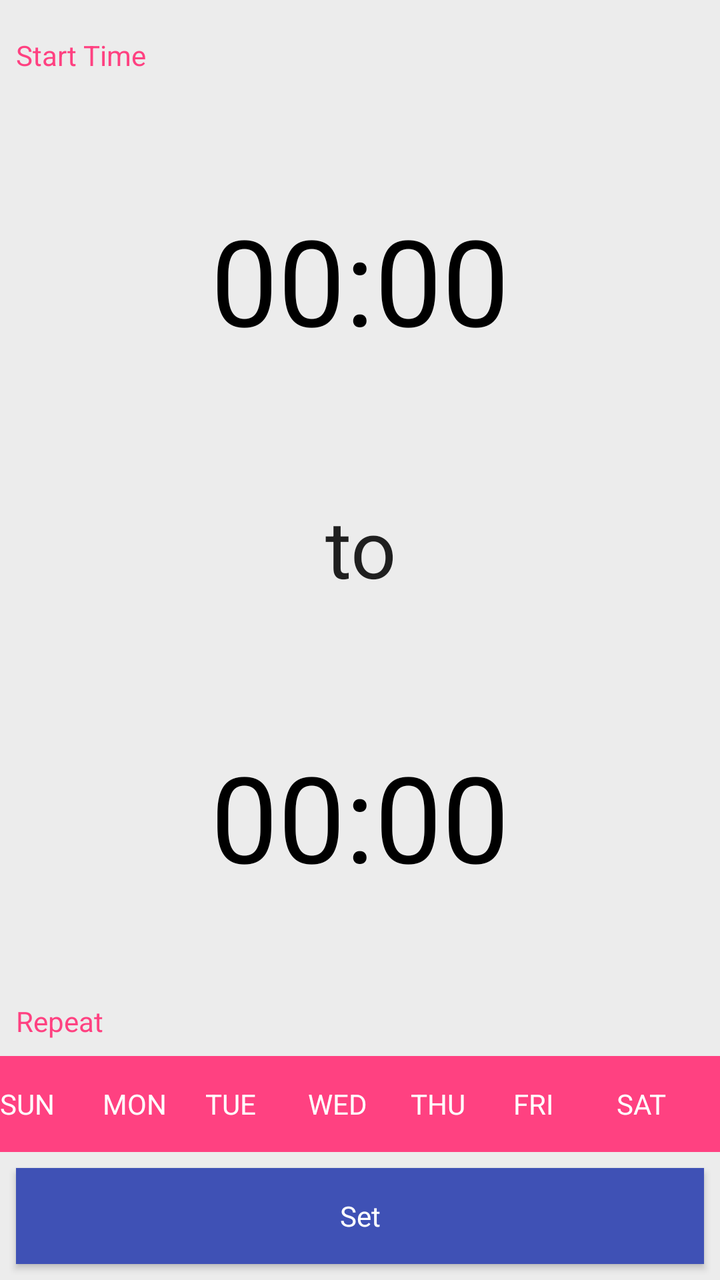
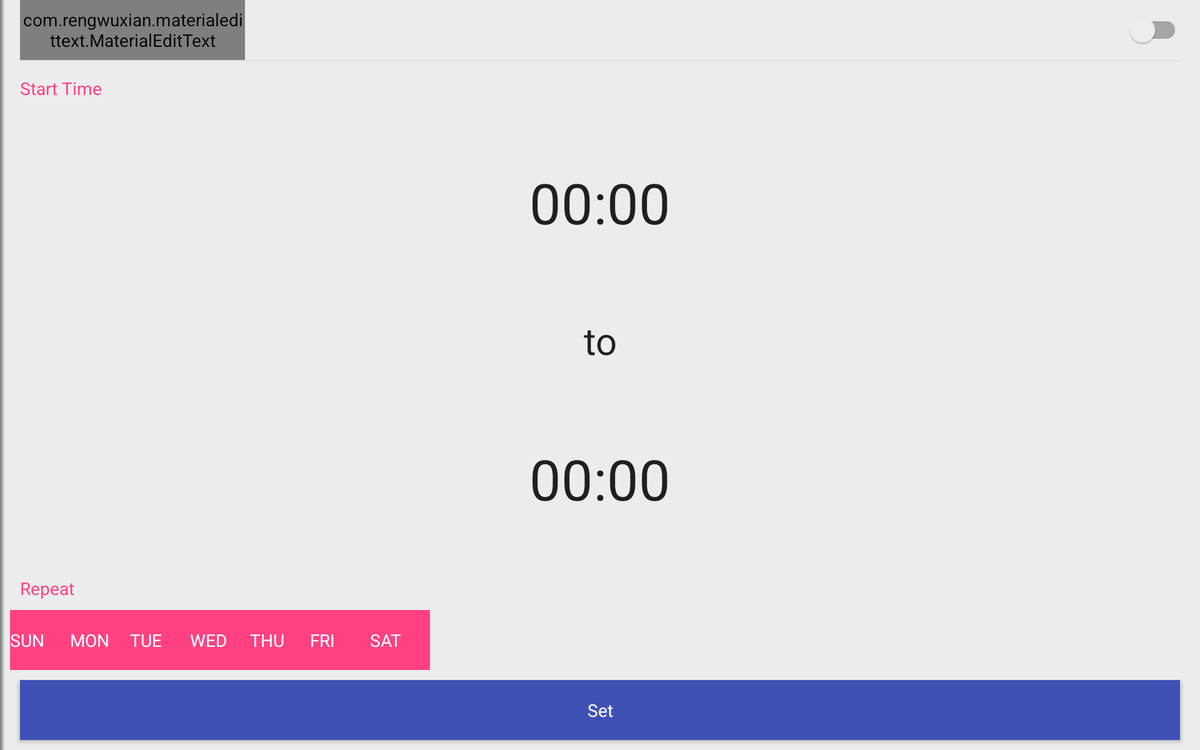

Compare how this app lays out the same screen by default and in its alternative resource folder. The renders come first, then the two layout files and the values they reference.
<!-- AndroidManifest.xml: application theme AppTheme -->
<!-- res/layout/fragment_new_silencer.xml -->
<?xml version="1.0" encoding="utf-8"?>
<RelativeLayout xmlns:android="http://schemas.android.com/apk/res/android"
    android:layout_width="fill_parent"
    android:layout_height="fill_parent"
    android:background="@color/color_background">

    <TextView
        style="@style/DetailFragmentLabels"
        android:id="@+id/start_end_textview"
        android:text="@string/label_start_end_time"/>

    <LinearLayout
        android:id="@+id/timers_container"
        android:orientation="vertical"
        android:layout_width="match_parent"
        android:layout_height="wrap_content"
        android:layout_above="@+id/repeat_textview"
        android:layout_below="@+id/start_end_textview"
        android:gravity="center"
        android:weightSum="5">

        <TextView
            style="@style/DetailFragmentClockLabels"
            android:id="@+id/details_start_time_text_view"
            android:layout_weight="2"
            android:text="@string/default_time"
            android:textSize="60sp"
            android:textColor="@drawable/textview_selector"
            android:clickable="true"/>

        <TextView
            style="@style/DetailFragmentClockLabels"
            android:id="@+id/label_to"
            android:layout_weight="1"
            android:text="@string/label_to"
            android:textSize="40sp"/>

        <TextView
            style="@style/DetailFragmentClockLabels"
            android:id="@+id/details_end_time_text_view"
            android:layout_weight="2"
            android:text="@string/default_time"
            android:textSize="60sp"
            android:textColor="@drawable/textview_selector"
            android:clickable="true"/>

    </LinearLayout>

    <TextView
        style="@style/DetailFragmentLabels"
        android:id="@+id/repeat_textview"
        android:paddingTop="0dp"
        android:paddingBottom="0dp"
        android:layout_above="@+id/details_days_of_week_container"
        android:text="@string/label_repeat"/>

    <LinearLayout
        android:id="@+id/details_days_of_week_container"
        android:layout_width="match_parent"
        android:layout_height="48dp"
        android:layout_above="@+id/details_set_button"
        android:weightSum="7">

        <CheckedTextView
            style="@style/DetailCheckedTextViews"
            android:id="@+id/txt_sunday"
            android:text="@string/day_sunday"/>

        <CheckedTextView
            style="@style/DetailCheckedTextViews"
            android:id="@+id/txt_monday"
            android:text="@string/day_monday"/>

        <CheckedTextView
            style="@style/DetailCheckedTextViews"
            android:id="@+id/txt_tuesday"
            android:text="@string/day_tuesday"/>

        <CheckedTextView
            style="@style/DetailCheckedTextViews"
            android:id="@+id/txt_wednesday"
            android:text="@string/day_wednesday"/>

        <CheckedTextView
            style="@style/DetailCheckedTextViews"
            android:id="@+id/txt_thursday"
            android:text="@string/day_thursday"/>

        <CheckedTextView
            style="@style/DetailCheckedTextViews"
            android:id="@+id/txt_friday"
            android:text="@string/day_friday"/>

        <CheckedTextView
            style="@style/DetailCheckedTextViews"
            android:id="@+id/txt_saturday"
            android:text="@string/day_saturday"/>

    </LinearLayout>

    <Button
        style="@style/SilentButton"
        android:id="@+id/details_set_button"
        android:text="@string/btn_set_silencer"/>

</RelativeLayout>
<!-- resources referenced by this layout -->
<resources>
  <color name="color_background">#ececec</color>
  <!-- drawable textview_selector (drawable) -->
  <?xml version="1.0" encoding="utf-8"?>
  <selector xmlns:android="http://schemas.android.com/apk/res/android">
      <item android:state_selected="true" android:color="@color/color_primary_accent"/>
      <item android:state_focused="true"  android:color="@color/color_primary_accent"/>
      <item android:state_pressed="true"  android:color="@color/color_primary_accent"/>
      <item android:color="@color/color_black"/>
  </selector>
  <string name="btn_set_silencer">Set</string>
  <string name="day_friday">FRI</string>
  <string name="day_monday">MON</string>
  <string name="day_saturday">SAT</string>
  <string name="day_sunday">SUN</string>
  <string name="day_thursday">THU</string>
  <string name="day_tuesday">TUE</string>
  <string name="day_wednesday">WED</string>
  <string name="default_time">00:00</string>
  <string name="label_repeat">Repeat</string>
  <string name="label_start_end_time">Start Time</string>
  <string name="label_to">to</string>
  <style name="DetailCheckedTextViews">
          <item name="android:layout_width">48dp</item>
          <item name="android:layout_height">48dp</item>
          <item name="android:layout_weight">1</item>
          <item name="android:gravity">center</item>
          <item name="android:textSize">14sp</item>
          <item name="android:background">@color/color_primary_accent</item>
          <item name="android:textColor">@color/abc_primary_text_material_dark</item>
      </style>
  <style name="DetailFragmentClockLabels" parent="android:Widget.TextView">
          <item name="android:layout_width">wrap_content</item>
          <item name="android:layout_height">wrap_content</item>
          <item name="android:gravity">center</item>
          <item name="android:paddingLeft">8dp</item>
          <item name="android:paddingRight">8dp</item>
          <item name="android:textColor">@color/abc_primary_text_material_light</item>
      </style>
  <style name="SilentButton" parent="android:Widget.Button">
          <item name="android:layout_width">match_parent</item>
          <item name="android:layout_height">48dp</item>
          <item name="android:layout_margin">8dp</item>
          <item name="android:layout_alignParentBottom">true</item>
          <item name="android:textColor">@color/abc_primary_text_material_dark</item>
          <item name="android:background">@drawable/button_selector</item>
      </style>
  <color name="color_primary_accent">#ff4181</color>
  <color name="color_black">#000000</color>
  <!-- drawable button_selector (drawable) -->
  <?xml version="1.0" encoding="utf-8"?>
  <selector xmlns:android="http://schemas.android.com/apk/res/android">
      <item android:state_focused="true" android:drawable="@color/color_primary_accent"/>
      <item android:state_pressed="true" android:drawable="@color/color_primary_accent" />
      <item android:drawable="@color/color_primary" />
  </selector>
  <style name="TextView" parent="android:Widget.TextView">
          <item name="android:layout_width">wrap_content</item>
          <item name="android:layout_height">wrap_content</item>
          <item name="android:textColor">@color/abc_primary_text_material_light</item>
      </style>
  <color name="color_primary">#3F51B5</color>
  <color name="color_primary_dark">#303F9F</color>
  <!-- drawable touch_feedback (drawable) -->
  <?xml version="1.0" encoding="utf-8"?>
  <selector xmlns:android="http://schemas.android.com/apk/res/android">
      <item android:drawable="@color/color_primary_accent" android:state_focused="true"/>
      <item android:drawable="@color/color_primary_accent" android:state_pressed="true"/>
      <item android:drawable="@color/color_background"/>
  </selector>
</resources>
<!-- res/layout-sw600dp-land/fragment_new_silencer.xml (the repository's variant of the layout above) -->
<!-- drawn on a 7-inch tablet turned sideways -->
<?xml version="1.0" encoding="utf-8"?>
<RelativeLayout xmlns:android="http://schemas.android.com/apk/res/android"
    xmlns:app="http://schemas.android.com/apk/res-auto"
    android:layout_width="fill_parent"
    android:layout_height="fill_parent"
    android:background="@color/color_background">

    <RelativeLayout
        android:baselineAligned="false"
        android:layout_width="match_parent"
        android:layout_height="match_parent"
        android:layout_marginLeft="8dp"
        android:layout_marginStart="8dp"
        android:layout_marginRight="8dp"
        android:layout_marginEnd="8dp"
        android:scrollbars="none">

        <RelativeLayout
            android:id="@+id/card_view_image_container"
            android:layout_width="match_parent"
            android:layout_height="wrap_content">

            <com.rengwuxian.materialedittext.MaterialEditText xmlns:app="http://schemas.android.com/apk/com/yarik/silenttime"
                style="@style/SilentEditText"
                android:id="@+id/details_name_edittext"
                android:layout_marginRight="8dp"
                android:layout_marginLeft="8dp"
                android:textColor="@color/abc_primary_text_material_dark"
                app:baseColor="@color/abc_primary_text_material_dark"
                app:primaryColor="@color/abc_primary_text_material_dark"/>

            <android.support.v7.widget.SwitchCompat
                android:id="@+id/details_silencer_switch"
                android:layout_width="wrap_content"
                android:layout_height="48dp"
                android:layout_toRightOf="@+id/details_name_edittext"
                android:layout_toEndOf="@+id/details_name_edittext"
                android:layout_centerVertical="true"
                android:paddingLeft="8dp"
                android:paddingRight="8dp"
                android:background="@null"
                android:textColor="@color/abc_primary_text_material_dark"
                android:layout_alignParentRight="true"
                android:layout_alignParentEnd="true"
                android:checked="false" />
        </RelativeLayout>

        <ImageView
            android:id="@+id/divider"
            android:layout_width="match_parent"
            android:layout_height="1dp"
            android:layout_below="@+id/card_view_image_container"
            android:layout_marginRight="8dp"
            android:layout_marginLeft="8dp"
            android:contentDescription="@null"
            android:alpha="0.24"
            android:src="@drawable/custom_divider"/>

        <TextView
            style="@style/DetailFragmentLabels"
            android:id="@+id/start_end_textview"
            android:layout_below="@+id/divider"
            android:paddingTop="@dimen/padding"
            android:paddingBottom="@dimen/padding"
            android:paddingLeft="8dp"
            android:paddingRight="8dp"
            android:layout_marginTop="8dp"
            android:layout_marginBottom="8dp"
            android:text="@string/label_start_end_time"/>

        <LinearLayout
            android:id="@+id/timers_container"
            android:orientation="vertical"
            android:layout_width="match_parent"
            android:layout_height="wrap_content"
            android:layout_above="@+id/repeat_textview"
            android:layout_below="@+id/start_end_textview"
            android:gravity="center"
            android:weightSum="5">

            <TextView
                style="@style/DetailFragmentClockLabels"
                android:id="@+id/details_start_time_text_view"
                android:layout_weight="2"
                android:text="@string/default_time"
                android:textSize="45sp"
                android:clickable="true"/>

            <TextView
                style="@style/DetailFragmentClockLabels"
                android:id="@+id/label_to"
                android:layout_weight="1"
                android:text="@string/label_to"
                android:textSize="30sp"/>

            <TextView
                style="@style/DetailFragmentClockLabels"
                android:id="@+id/details_end_time_text_view"
                android:layout_weight="2"
                android:text="@string/default_time"
                android:textSize="45sp"
                android:clickable="true"/>

        </LinearLayout>

        <TextView
            style="@style/DetailFragmentLabels"
            android:id="@+id/repeat_textview"
            android:layout_above="@+id/details_days_of_week_container"
            android:paddingTop="0dp"
            android:paddingBottom="0dp"
            android:text="@string/label_repeat"/>

        <LinearLayout
            android:id="@+id/details_days_of_week_container"
            android:layout_width="wrap_content"
            android:layout_height="48dp"
            android:layout_above="@+id/details_set_button"
            android:weightSum="7">

            <CheckedTextView
                style="@style/DetailCheckedTextViews"
                android:id="@+id/txt_sunday"
                android:text="@string/day_sunday"/>

            <CheckedTextView
                style="@style/DetailCheckedTextViews"
                android:id="@+id/txt_monday"
                android:text="@string/day_monday"/>

            <CheckedTextView
                style="@style/DetailCheckedTextViews"
                android:id="@+id/txt_tuesday"
                android:text="@string/day_tuesday"/>

            <CheckedTextView
                style="@style/DetailCheckedTextViews"
                android:id="@+id/txt_wednesday"
                android:text="@string/day_wednesday"/>

            <CheckedTextView
                style="@style/DetailCheckedTextViews"
                android:id="@+id/txt_thursday"
                android:text="@string/day_thursday"/>

            <CheckedTextView
                style="@style/DetailCheckedTextViews"
                android:id="@+id/txt_friday"
                android:text="@string/day_friday"/>

            <CheckedTextView
                style="@style/DetailCheckedTextViews"
                android:id="@+id/txt_saturday"
                android:text="@string/day_saturday"/>

        </LinearLayout>

        <Button
            style="@style/SilentButton"
            android:id="@+id/details_set_button"
            android:text="@string/btn_set_silencer"/>

    </RelativeLayout>

    <ImageView
        android:layout_width="4dp"
        android:layout_height="match_parent"
        android:layout_alignParentLeft="true"
        android:layout_alignParentStart="true"
        android:contentDescription="@null"
        android:background="@drawable/toolbar_shadow_land"/>

</RelativeLayout>
<!-- resources referenced by the variant -->
<!-- as a 7-inch tablet turned sideways resolves them -->
<resources>
  <color name="color_background">#ececec</color>
  <!-- from res/values-land/ -->
  <dimen name="padding">4dp</dimen>
  <!-- drawable custom_divider (drawable-xhdpi) -->
  <?xml version="1.0" encoding="utf-8"?>
  <shape xmlns:android="http://schemas.android.com/apk/res/android" android:shape="rectangle" >
      <size android:width="1px" />
      <gradient
          android:angle="0"
          android:startColor="#BDBDBD"
          android:endColor="#BDBDBD"
  		android:alpha="0.54"/>
  </shape>
  <!-- from res/values-land/ -->
  <string name="btn_set_silencer">Set</string>
  <!-- from res/values-land/ -->
  <string name="day_friday">FRI</string>
  <!-- from res/values-land/ -->
  <string name="day_monday">MON</string>
  <!-- from res/values-land/ -->
  <string name="day_saturday">SAT</string>
  <!-- from res/values-land/ -->
  <string name="day_sunday">SUN</string>
  <!-- from res/values-land/ -->
  <string name="day_thursday">THU</string>
  <!-- from res/values-land/ -->
  <string name="day_tuesday">TUE</string>
  <!-- from res/values-land/ -->
  <string name="day_wednesday">WED</string>
  <!-- from res/values-land/ -->
  <string name="default_time">00:00</string>
  <!-- from res/values-land/ -->
  <string name="label_repeat">Repeat</string>
  <!-- from res/values-land/ -->
  <string name="label_start_end_time">Start Time</string>
  <!-- from res/values-land/ -->
  <string name="label_to">to</string>
  <style name="DetailFragmentClockLabels" parent="android:Widget.TextView">
          <item name="android:layout_width">wrap_content</item>
          <item name="android:layout_height">wrap_content</item>
          <item name="android:gravity">center</item>
          <item name="android:paddingLeft">8dp</item>
          <item name="android:paddingRight">8dp</item>
          <item name="android:textColor">@color/abc_primary_text_material_light</item>
      </style>
  <style name="SilentButton" parent="android:Widget.Button">
          <item name="android:layout_width">match_parent</item>
          <item name="android:layout_height">48dp</item>
          <item name="android:layout_margin">8dp</item>
          <item name="android:layout_alignParentBottom">true</item>
          <item name="android:textColor">@color/abc_primary_text_material_dark</item>
          <item name="android:background">@drawable/button_selector</item>
      </style>
  <color name="color_primary_accent">#ff4181</color>
  <!-- drawable button_selector (drawable) -->
  <?xml version="1.0" encoding="utf-8"?>
  <selector xmlns:android="http://schemas.android.com/apk/res/android">
      <item android:state_focused="true" android:drawable="@color/color_primary_accent"/>
      <item android:state_pressed="true" android:drawable="@color/color_primary_accent" />
      <item android:drawable="@color/color_primary" />
  </selector>
  <!-- from res/values-land/ -->
  <string name="add_new_silencer_hint">Enter description</string>
  <style name="TextView" parent="android:Widget.TextView">
          <item name="android:layout_width">wrap_content</item>
          <item name="android:layout_height">wrap_content</item>
          <item name="android:textColor">@color/abc_primary_text_material_light</item>
      </style>
  <color name="color_primary">#3F51B5</color>
  <color name="color_primary_dark">#303F9F</color>
  <!-- drawable touch_feedback (drawable) -->
  <?xml version="1.0" encoding="utf-8"?>
  <selector xmlns:android="http://schemas.android.com/apk/res/android">
      <item android:drawable="@color/color_primary_accent" android:state_focused="true"/>
      <item android:drawable="@color/color_primary_accent" android:state_pressed="true"/>
      <item android:drawable="@color/color_background"/>
  </selector>
</resources>
